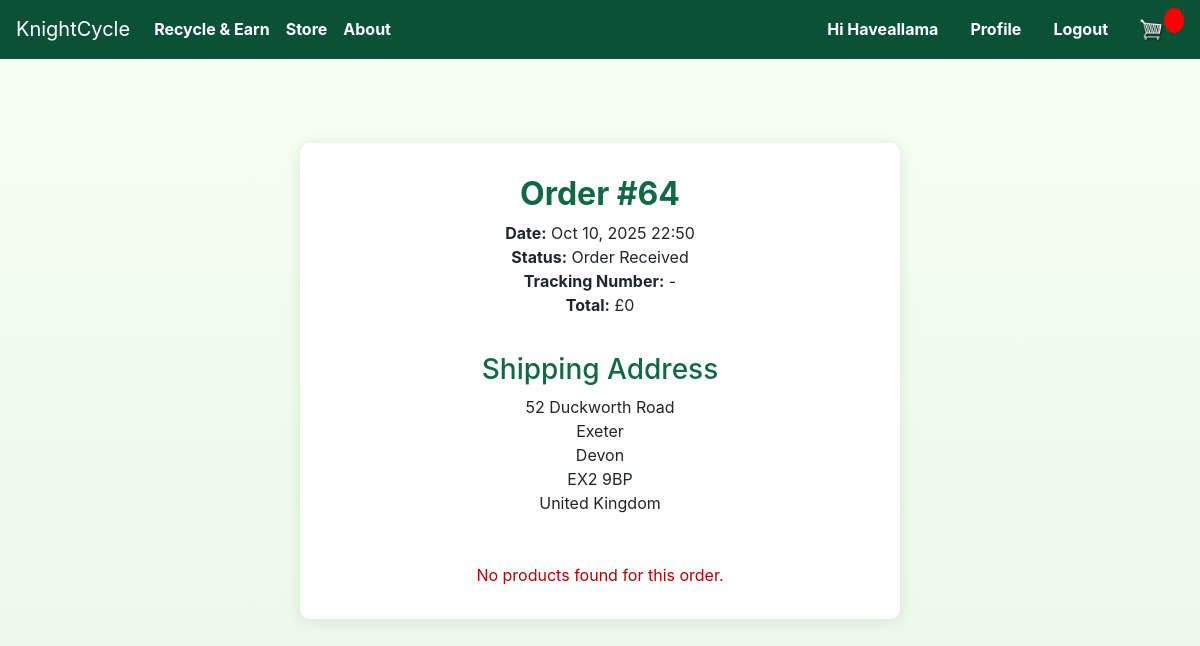
The app's page /store/order/64/ (signed in), older data.
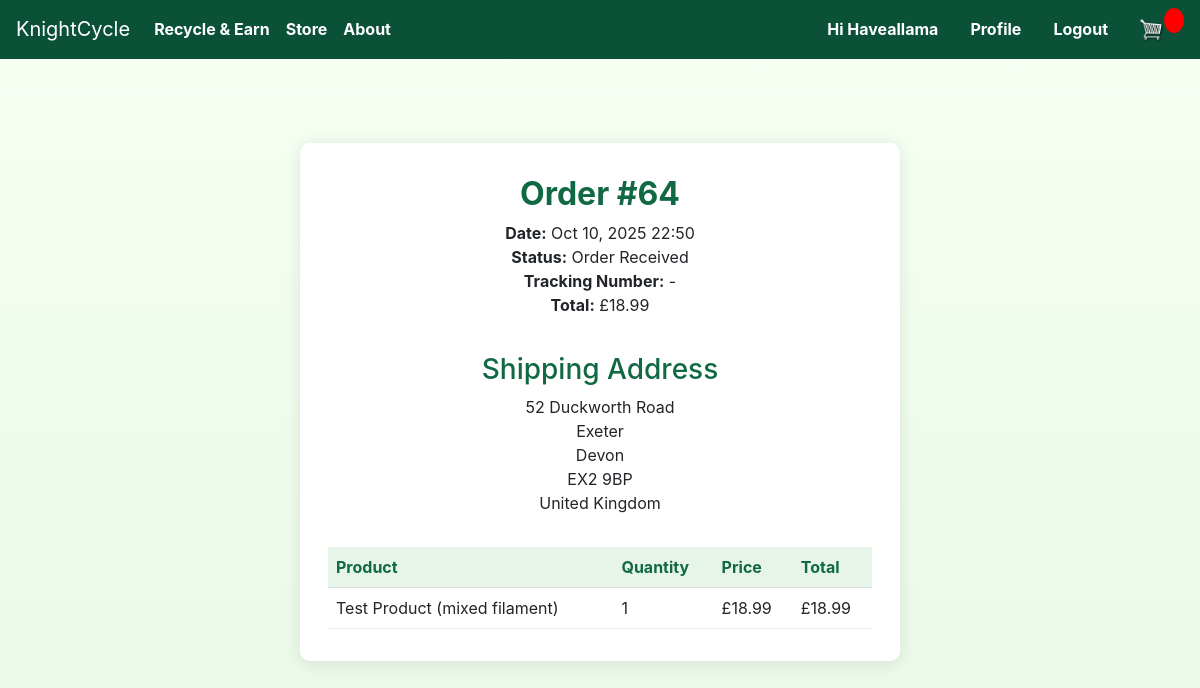
The same page, newer data.
### store/models.py (models this page shows, shortened)
class Order(models.Model):
	customer = models.ForeignKey(Customer, on_delete=models.SET_NULL, null=True, blank=True)
	date_ordered = models.DateTimeField(auto_now_add=True)
	STATUS_CHOICES = [
		('Order Received', 'Order Received'),
		('Processing', 'Processing'),
		('Order Shipped', 'Order Shipped'),
	]
	status = models.CharField(max_length=32, choices=STATUS_CHOICES, default='Order Received')
	tracking_number = models.CharField(max_length=64, blank=True, null=True)
	transaction_id = models.CharField(max_length=100, null=True)
	@property
	def get_cart_total(self):
		orderitems = self.orderitem_set.all()
		total = sum([item.get_total for item in orderitems])
		return total

class OrderItem(models.Model):
	product = models.ForeignKey(Product, on_delete=models.SET_NULL, null=True)
	order = models.ForeignKey(Order, on_delete=models.SET_NULL, null=True)
	quantity = models.IntegerField(default=0, null=True, blank=True)
	date_added = models.DateTimeField(auto_now_add=True)
	@property
	def get_total(self):
		if self.product:
			return self.product.price * self.quantity
		return 0

class Product(models.Model):
	name = models.CharField(max_length=200)
	slug = models.SlugField(unique=True, blank=True, max_length=255 )
	price = models.DecimalField(max_digits=7, decimal_places=2)
	description = models.TextField(blank=True)
	digital = models.BooleanField(default=False,null=True, blank=True)
	image = models.ImageField(upload_to='static/images/Products/', blank=True, null=True)
	is_active = models.BooleanField(default=True)
	created = models.DateTimeField(default=timezone.now)
	updated = models.DateTimeField(auto_now=True)

### store/views.py (the view, shortened to what this page needs)
# urls.py: path('order/<int:order_id>/', views.order_detail, name='order_detail'),
def order_detail(request, order_id):
    if not request.user.is_authenticated:
        return render(request, 'pages/login.html', {'error': 'Please log in to view order details.'})
    customer = getattr(request.user, 'customer', None)
    order = None
    items = []
    address_obj = None
    if customer:
        order = Order.objects.filter(customer=customer, id=order_id).first()
        if order:
            items = order.orderitem_set.all()
            address_obj = order.shippingaddress_set.first()
    if not order:
        return render(request, 'pages/order_detail.html', {'order': None, 'items': []})
    return render(request, 'pages/order_detail.html', {'order': order, 'items': items})

### templates/pages/order_detail.html
{% extends 'store/main.html' %}
{% block content %}
<div class="profile-container" style="max-width:600px;margin:60px auto;padding:32px 28px;background:#fff;border-radius:10px;box-shadow:0 2px 16px rgba(0,32,16,0.10);">
  <h2 style="color:#116944;text-align:center;font-weight:700;">Order #{{ order.id }}</h2>
  <div style="margin-bottom:12px;text-align:center;">
    <strong>Date:</strong> {{ order.date_ordered|date:'M d, Y H:i' }}<br>
  <strong>Status:</strong> {{ order.status }}<br>
  <strong>Tracking Number:</strong> {% if order.tracking_number %}{{ order.tracking_number }}{% else %}-{% endif %}<br>
    <strong>Total:</strong> £{{ order.get_cart_total }}
  </div>
  <div style="display:flex;justify-content:center;">
    <div>
      <h3 style="color:#116944;margin-top:24px;text-align:center;">Shipping Address</h3>
      {% if order and order.shippingaddress_set.exists %}
        {% with address=order.shippingaddress_set.first %}
          <div style="margin-bottom:24px;text-align:center;">
            <div>{{ address.address }}</div>
            <div>{{ address.city }}</div>
            <div>{{ address.county }}</div>
            <div>{{ address.postcode }}</div>
            <div>{{ address.country }}</div>
          </div>
        {% endwith %}
      {% else %}
        <div style="color:#b30000;text-align:center;margin-bottom:24px;">No shipping address found for this order.</div>
      {% endif %}
    </div>
  </div>
  {% if items %}
    <table style="width:100%;margin-top:8px;border-collapse:collapse;">
      <thead>
        <tr style="background:#e6f4ea;color:#116944;font-weight:600;">
          <th style="padding:8px;border-bottom:1px solid #ddd;">Product</th>
          <th style="padding:8px;border-bottom:1px solid #ddd;">Quantity</th>
          <th style="padding:8px;border-bottom:1px solid #ddd;">Price</th>
          <th style="padding:8px;border-bottom:1px solid #ddd;">Total</th>
        </tr>
      </thead>
      <tbody>
        {% for item in items %}
        <tr>
          <td style="padding:8px;border-bottom:1px solid #eee;">{% if item.product %}{{ item.product.name }}{% else %}Deleted Product{% endif %}</td>
          <td style="padding:8px;border-bottom:1px solid #eee;">{{ item.quantity }}</td>
          <td style="padding:8px;border-bottom:1px solid #eee;">£{% if item.product %}{{ item.product.price }}{% else %}0.00{% endif %}</td>
          <td style="padding:8px;border-bottom:1px solid #eee;">£{{ item.get_total }}</td>
        </tr>
        {% endfor %}
      </tbody>
    </table>
  {% else %}
    <div style="color:#b30000;text-align:center;margin-top:24px;">No products found for this order.</div>
  {% endif %}
</div>
{% endblock %}

Row changes from the older to the newer data that the page shows:
computed for Order "Order Received": get_cart_total "0" → "18.99"
added OrderItem: product.name "Test Product (mixed filament)", quantity "1", product.price "18.99", get_total "18.99"
Text that changed along with them:
text no longer shown: "No products found for this order."
text now shown: "Product Quantity Price Total"
